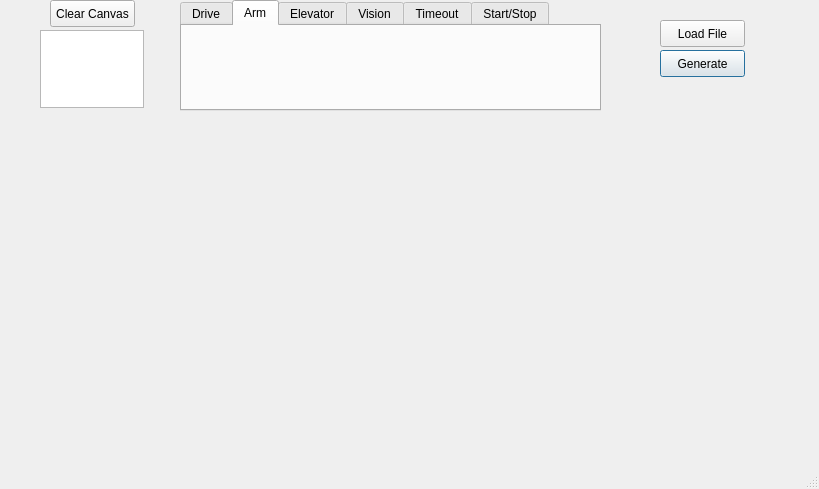
<?xml version="1.0" encoding="UTF-8"?>
<ui version="4.0">
 <class>Dialog</class>
 <widget class="QDialog" name="Dialog">
  <property name="geometry">
   <rect>
    <x>0</x>
    <y>0</y>
    <width>819</width>
    <height>489</height>
   </rect>
  </property>
  <property name="sizePolicy">
   <sizepolicy hsizetype="Expanding" vsizetype="Expanding">
    <horstretch>0</horstretch>
    <verstretch>0</verstretch>
   </sizepolicy>
  </property>
  <property name="windowTitle">
   <string>SHARP Autonomous Builder</string>
  </property>
  <property name="sizeGripEnabled">
   <bool>true</bool>
  </property>
  <widget class="QTabWidget" name="toolBox">
   <property name="geometry">
    <rect>
     <x>180</x>
     <y>0</y>
     <width>421</width>
     <height>111</height>
    </rect>
   </property>
   <property name="currentIndex">
    <number>1</number>
   </property>
   <widget class="QWidget" name="driveTab">
    <attribute name="title">
     <string>Drive</string>
    </attribute>
   </widget>
   <widget class="QWidget" name="armTab">
    <attribute name="title">
     <string>Arm</string>
    </attribute>
   </widget>
   <widget class="QWidget" name="elevatorTab">
    <attribute name="title">
     <string>Elevator</string>
    </attribute>
   </widget>
   <widget class="QWidget" name="visionTab">
    <attribute name="title">
     <string>Vision</string>
    </attribute>
   </widget>
   <widget class="QWidget" name="timeoutTab">
    <attribute name="title">
     <string>Timeout</string>
    </attribute>
   </widget>
   <widget class="QWidget" name="startStopTab">
    <attribute name="title">
     <string>Start/Stop</string>
    </attribute>
   </widget>
  </widget>
  <widget class="QPushButton" name="generateButton">
   <property name="geometry">
    <rect>
     <x>660</x>
     <y>50</y>
     <width>85</width>
     <height>27</height>
    </rect>
   </property>
   <property name="text">
    <string>Generate</string>
   </property>
  </widget>
  <widget class="QPushButton" name="loadButton">
   <property name="geometry">
    <rect>
     <x>660</x>
     <y>20</y>
     <width>85</width>
     <height>27</height>
    </rect>
   </property>
   <property name="text">
    <string>Load File</string>
   </property>
  </widget>
  <widget class="QTextEdit" name="debug">
   <property name="geometry">
    <rect>
     <x>40</x>
     <y>30</y>
     <width>104</width>
     <height>78</height>
    </rect>
   </property>
  </widget>
  <widget class="QPushButton" name="clearButton">
   <property name="geometry">
    <rect>
     <x>50</x>
     <y>0</y>
     <width>85</width>
     <height>27</height>
    </rect>
   </property>
   <property name="text">
    <string>Clear Canvas</string>
   </property>
  </widget>
 </widget>
 <layoutdefault spacing="6" margin="11"/>
 <resources/>
 <connections/>
</ui>
